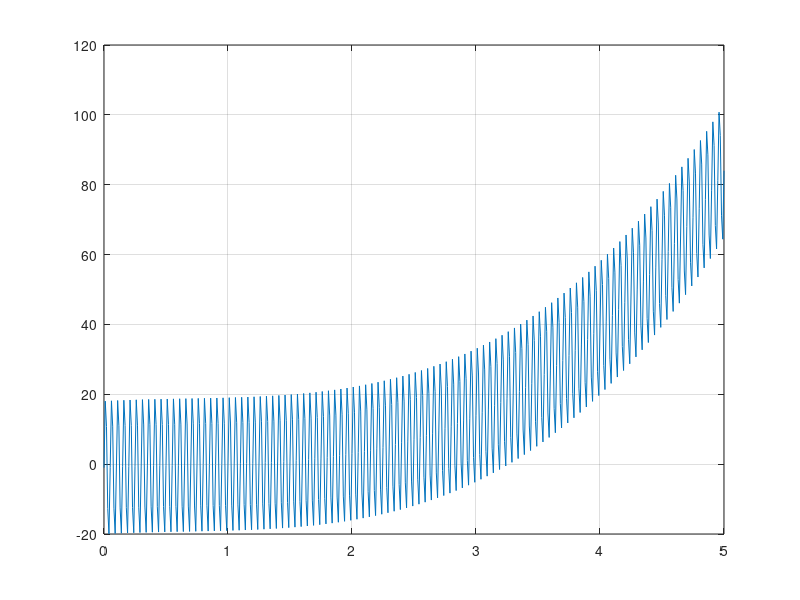
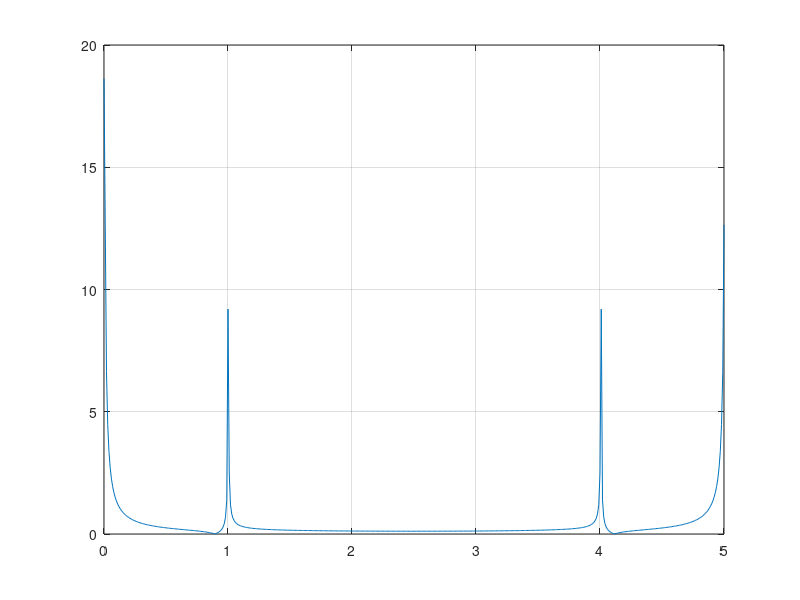
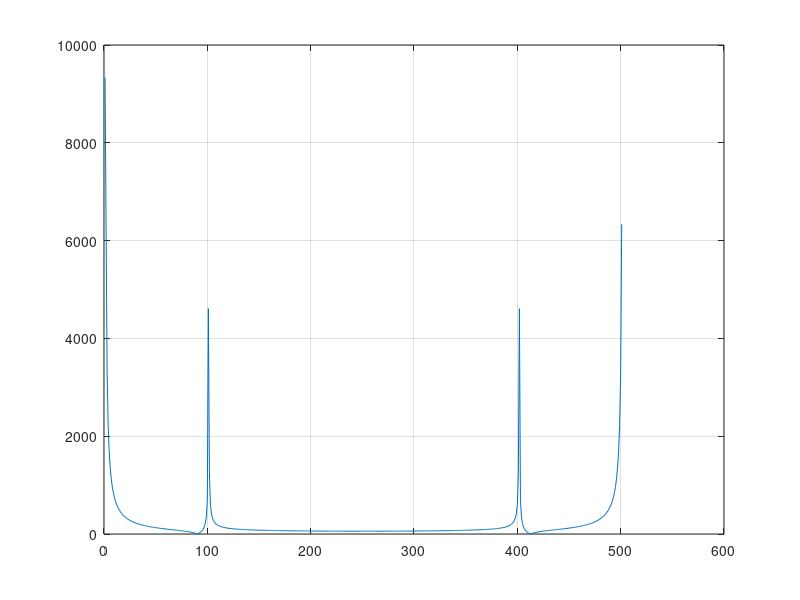
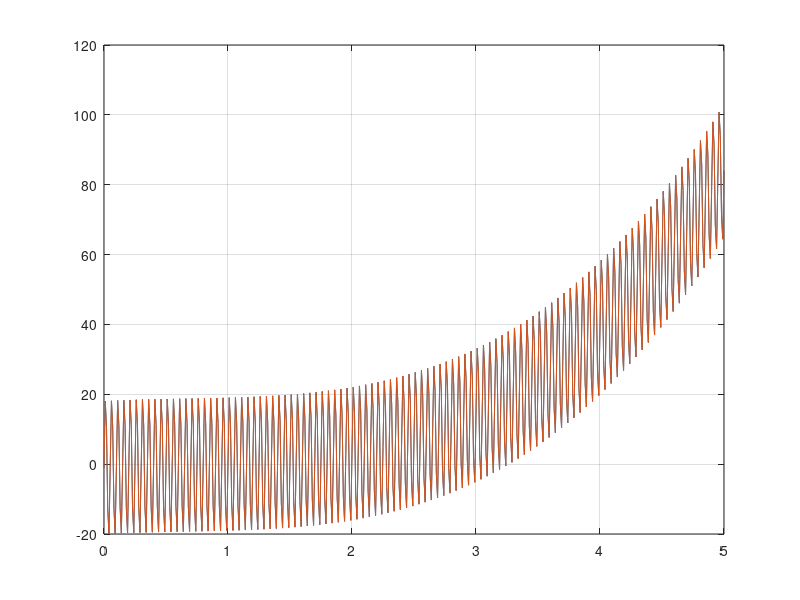

These charts were generated, in order, by the following MATLAB code:
clear
clc

y = dlmread('f14.txt');
dt = 0.01;
T = 5;
t = 0:dt:T;

figure(1,"position",get(0,"screensize"))
plot(t,y),grid;
%FFT : Standard
f = fft(y);

n = length(y);
c1(1:n) = 0;
c2(1:n) = 0;
c(1:n) = 0;

%Written FFT
for k = 1:n
    cos_sum = 0;
    sin_sum = 0;
    for  m = 1:n
        cos_sum = cos_sum + y(m)*cos(2*pi*(k-1)*(m-1)/n);
        sin_sum = sin_sum + y(m)*sin(2*pi*(k-1)*(m-1)/n); 
    end
    c1(k) = cos_sum/n;
    c2(k) = sin_sum/n;
    c(k) = sqrt(c1(k)*c1(k)+c2(k)*c2(k));
end

% plt1 : Written
figure(2,"position",get(0,"screensize"))
plot(t,c),grid;

% plt2 : Standart
figure(3,"position",get(0,"screensize"))
plot(abs(f)),grid;

k=0;

for i=3:(n/2)
    if((c(i-1)<c(i))&(c(i+1)<c(i))&&(c(i-2)<c(i))&(c(i+2)<c(i))) 
            k = k+1;
            max(k) = i;
    end
end
w = (max-1)/T;

% Display w
w
% Display max
max
% Display freq
c(w)


b(1) = 0;
for i= 1: n
    b(1) = b(1) + y(i)*t(i)*t(i)*t(i);
end

b(2) = 0;
for i= 1: n
    b(2) = b(2) + y(i)*t(i)*t(i);
end

b(3) = 0;
for i= 1: n
    b(3) = b(3) + y(i)*t(i);
end

b(4) = 0;
for i= 1: n
    b(4) = b(4) + y(i)*sin(2*pi*w(1)*t(i));
end

b(5) = 0;
for i= 1: n
    b(5) = b(5) + y(i);
end

% Display b
b

powT(1:6)=0;
for k=1:6
    powT(k)=sum(t.^k);
end

powS(1:3)=0;
for k=1:3
    powS(k)=sum((t.^k).*sin(2*pi*w(1).*t));
end

A(1:5,1:5)=[powT(6), powT(5), powT(4), powS(3), powT(3);
            powT(5), powT(4), powT(3), powS(2), powT(2);
            powT(4), powT(3), powT(2), powS(1), powT(1);
            powS(3), powS(2), powS(1), sum(sin(2*pi*w(1).*t).^2), sum(sin(2*pi*w(1).*t));
            powT(3), powT(2), powT(1), sum(sin(2*pi*w(1).*t)), 501];

% Display A
A

x=inv(A)*b';

approximation = x(1).*t.^3+x(2).*t.^2+x(3).*t+x(4)*sin(2*pi*20.*t)+x(5);
figure(4,"position",get(0,"screensize"))
plot(t,approximation),grid;

figure(4,"position",get(0,"screensize"))
plot(t,approximation),grid;
hold on
plot(t,y);

err = 0;
for i = 1:n 
    err = err + (approximation(i)-y(i))*(approximation(i)-y(i));
end;

% Display x
x

%Display error
err